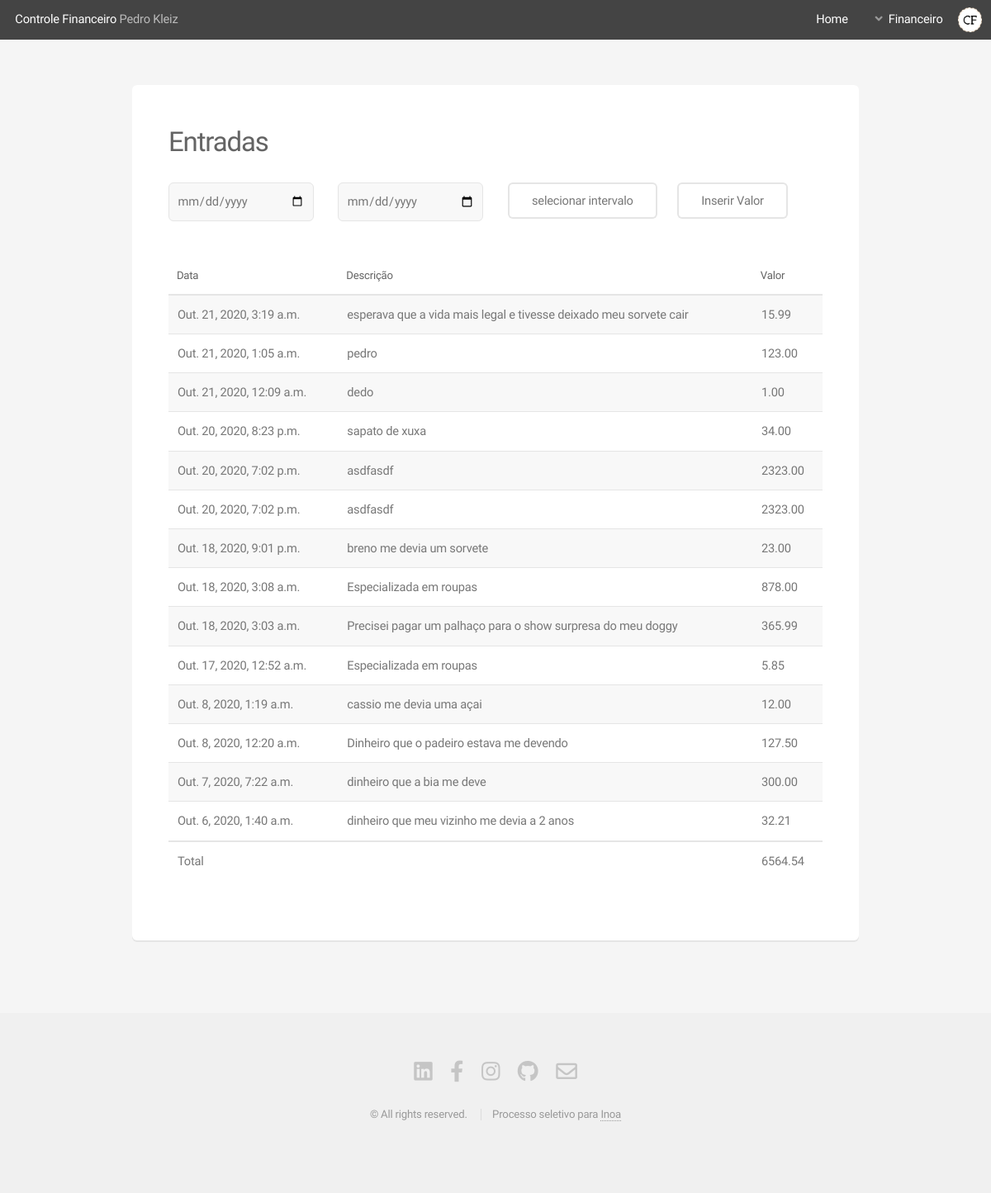
The app's page /deposit, older data.
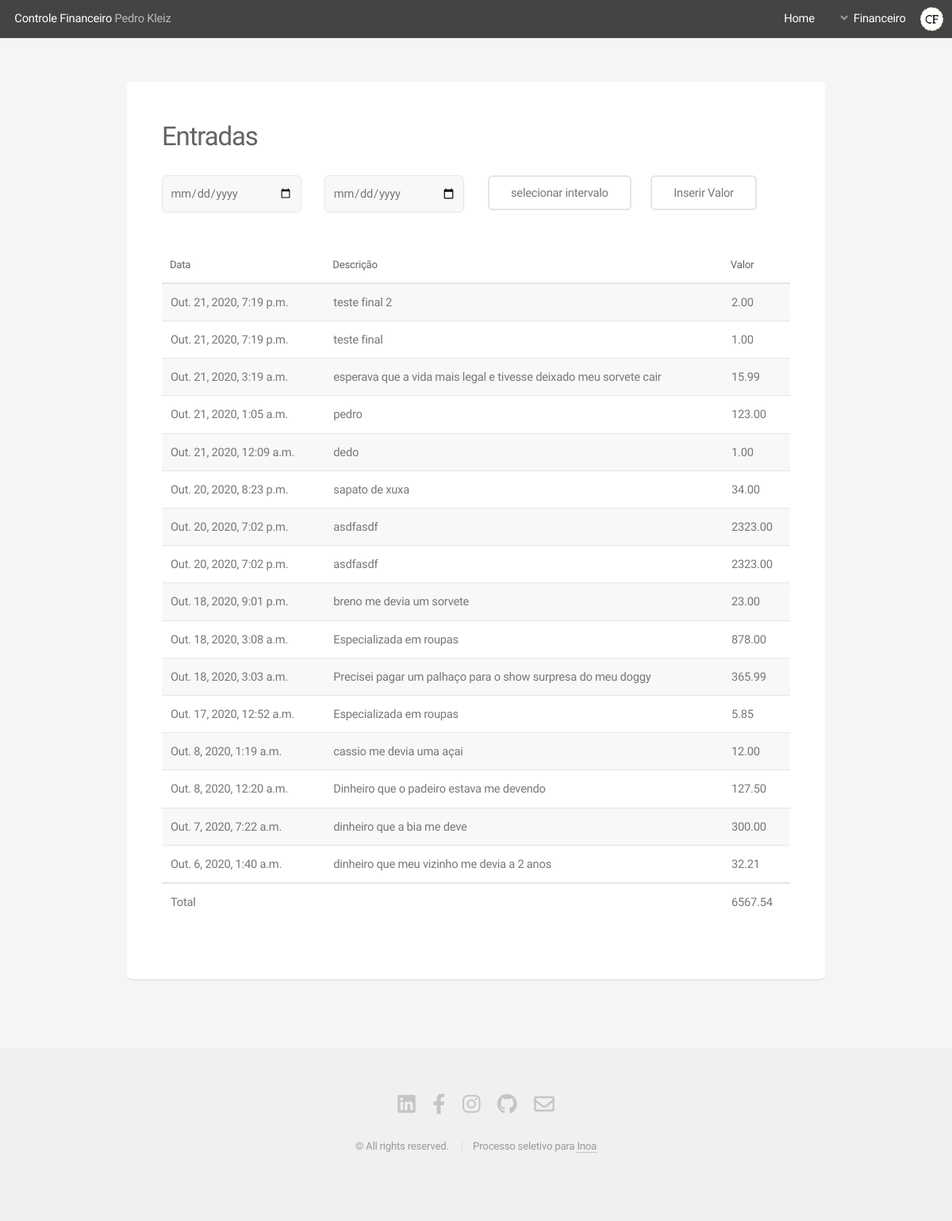
The same page, newer data.
### website/models.py (models this page shows, shortened)
class Deposit(models.Model):
    deposit_name = models.CharField(max_length=50)
    deposit_value = models.DecimalField(
        blank=False, null=False, max_digits=20, decimal_places=2)
    deposit_date = models.DateTimeField(auto_now=True)

### website/views.py (the view)
# urls.py: path('deposit', deposit_view, name='deposit'),
def deposit_view(request):
    deposits = Deposit.objects.all().order_by("deposit_date").reverse()
    sumDeposits = deposits.aggregate(sum_deposits=Sum('deposit_value'))
    dicDepositRender = {'sumDeposits': sumDeposits, 'deposits': deposits}
    return render(request, 'deposit.html', dicDepositRender)

### website/templates/deposit.html (shortened to what this page needs)
{% load static %} {% include 'partials/headerBlack.html' %}
<section id="main" class="container">
  <section class="box">
    <header>
      <div class="gtr-uniform gtr-50 col-12">
        <h2>Entradas</h2>
      </div>
      <div class="col-12">
        <form method="post" style="margin-top:3ch" action="{% url 'depositResult' %}">
          <div class="row " class="col-12-mobilep col-12-mobile gtr-50 gtr-uniform">
            <div class="col-3 col-12-mobilep col-12-mobile ">
              <input type="date" class="value-box" name="dateStart" value="">
            </div>
            <div class="col-3 col-12-mobilep col-12-mobile ">
              <input type="date" class="value-box" name="dateEnd" value="">
            </div>
            <div class="col-3 col-12-mobilep col-12-mobile col-6-narrower">
              <input type="submit" class="button alt" value="selecionar intervalo">
            </div>
            <div class="col-3 col-12-mobilep col-8-mobile col-6-narrower">
              <a href="{% url 'depositValue' %}" id="insertButton" class="button alt col-6">Inserir Valor</a>
            </div>
          </div>
        </form>
      </div>
    </header>
    <br>
    <div class="table-wrapper">
      <table>
        <thead>
          <tr>
            <th>Data</th>
            <th>Descrição</th>
            <th>Valor</th>
          </tr>
        </thead>
        <tbody>
          {% for deposit in deposits %}
          <tr>
            <td>{{deposit.deposit_date}}</td>
            <td>{{deposit.deposit_name}}</td>
            <td>{{deposit.deposit_value}}</td>
          </tr>
          {% endfor %}
        </tbody>
        <tfoot>
          <tr>
            <td>Total</td>
            <td colspan="1"></td>
            {% if sumDeposits.sum_deposits > 0 %}
              <td>{{ sumDeposits.sum_deposits|floatformat:2 }}</td>
            {% else %}
              <td>{{ sumDeposits.sum_deposits}}</td>
            {% endif %}
          </tr>
        </tfoot>
      </table>
    </div>
  </section>
</section>
{% include 'partials/footer.html'%}

Row changes from the older to the newer data that the page shows:
added Deposit: deposit_date "Out. 21, 2020, 7:19 p.m.", deposit_name "teste final 2", deposit_value "2.00"
added Deposit: deposit_date "Out. 21, 2020, 7:19 p.m.", deposit_name "teste final", deposit_value "1.00"
Text that changed along with them:
{{ sumDeposits.sum_deposits|floatformat:2 }}: "6564.54" → "6567.54"
